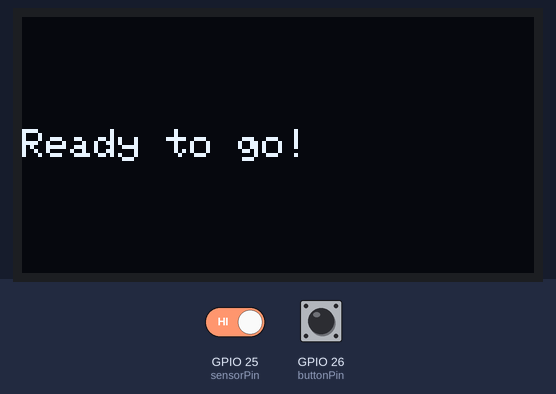
Bench run of a program on a simulated ESP32. On the bench: 128×64 one-colour display. The test bench sets the inputs (shaded band); at power-on: GPIO 26 (buttonPin) HIGH, GPIO 25 (sensorPin) HIGH.

Above: at 3.2 s.
3.3 s: GPIO 26 (buttonPin) pulled LOW for 0.15 s
At 4.1 s:
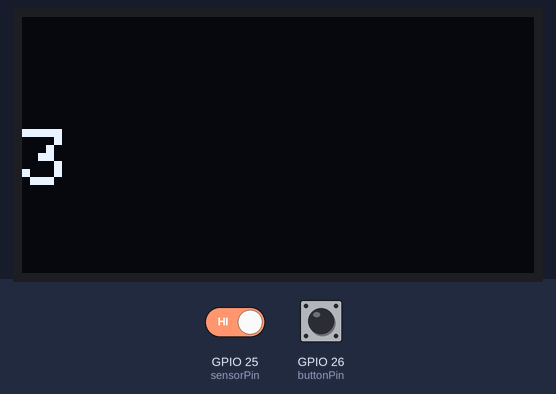
6.4 s: GPIO 25 (sensorPin) driven LOW
At 6.52 s:
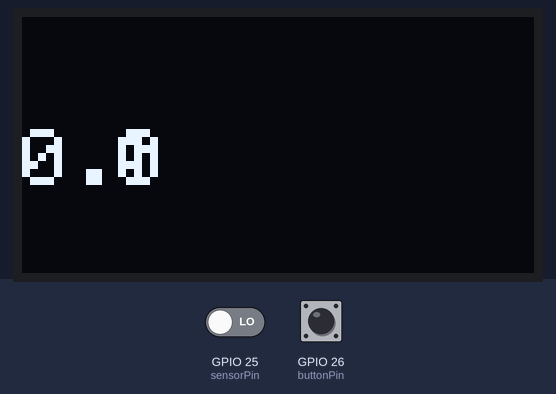
7.9 s: GPIO 25 (sensorPin) driven HIGH
At 9.3 s:
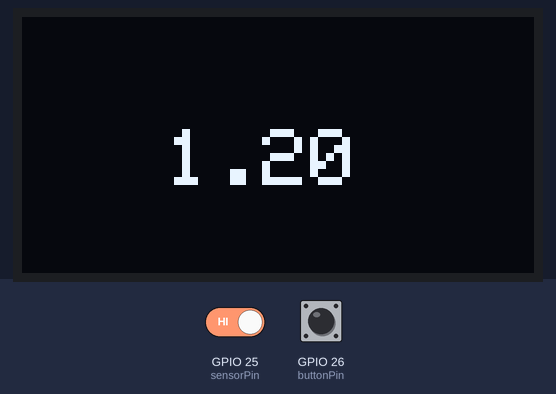
10.9 s: GPIO 26 (buttonPin) pulled LOW for 3.2 s
At 17.5 s:
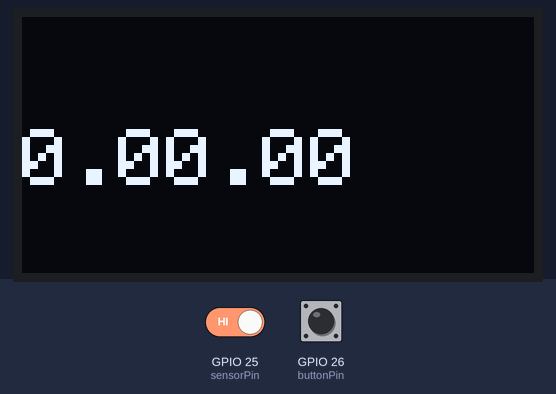
Timing chart, 0 to 19.0 s (numbered marks = the images above; inputs shaded):
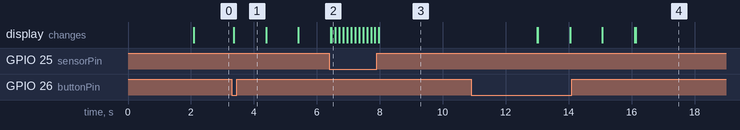

The program:

main.cpp
```cpp
#include <Arduino.h>
#include <SPI.h>
#include <Wire.h>
#include <Adafruit_SSD1306.h> // all181: includes required library
#include <adafruit_GFX.h> // all181: includes required library


// OLED
#define SCREEN_WIDTH 128 // all181: display width in pixels
#define SCREEN_HEIGHT 64 //all181: display height in pixels

#define OLED_RESET -1 // all181: reset pin number
#define SCREEN_ADDRESS 0x3C // all181: screen address (commonly 0x3C, try 0x3D if this does not work)

Adafruit_SSD1306 display(SCREEN_WIDTH, SCREEN_HEIGHT, &Wire, OLED_RESET); // all181: from test code


// BUTTON
const int buttonPin = 26; // all181: connected button sensor to A0
int buttonState = 0; // all181: variable to hold current state of button

// VIBRATION SENSOR
const int sensorPin = 25; // all181: connected vibration sensor to A1


void setup() {
    // OLED
    Serial.begin(9600); // all181: initialize baud rate for OLED; different from serial monitor

    // all181: check to see if we can write to the OLED screen
    if (!display.begin(SSD1306_SWITCHCAPVCC, SCREEN_ADDRESS)){
        Serial.println(F("SSD1306 allocation failed"));
        for (;;)
        ;
    }
        // Check to see if OLED works
        // all181: These same commands are commonly repeated.  Comments for their functionality are here.
        display.clearDisplay(); // all181: wipes any existing input off of display
        display.setTextSize(1); // all181: sets text size
        display.setTextColor(WHITE); // all181: sets text color
        display.setCursor(0,28); // all181: sets position where text starts (middle left of screen)
        display.println("Loading..."); // all181: write what to display on screen
        display.display(); // all181: displays on screen
        delay(2000); // all181: wait 2s
        display.clearDisplay();

    // Button
    pinMode(buttonPin, INPUT); // all181: makes button an input

    // Vibration Sensor
    pinMode(sensorPin, INPUT); // all181: makes vibration sensor an input

    }


void loop() {

    // all181: 1) display opening message
    display.clearDisplay();
        display.setTextSize(1); // sets text size
        display.setTextColor(WHITE); // sets text color
        display.setTextSize(1); // sets text size
        display.setCursor(0,28); // sets cursor position
        display.print("Ready to go!"); // display on screen
        display.display();


    // all181: 2) Check if button is pressed.  If pressed, go to step 3.  If not, loop back.
    buttonState = digitalRead(buttonPin); // all181: read button value

    if (buttonState == LOW){ // all181: if button is pressed

        //all181: 3-5) Display "3...2...1..."
        display.clearDisplay();
        display.setTextSize(2); // sets text size
        display.setCursor(0,28); // sets cursor position
        display.print("3");
        display.display();
        delay(1000); // all181: wait a second
        display.clearDisplay();
        display.setTextSize(2); // sets text size
        display.setCursor(0,28); // sets cursor position
        display.print("2");
        display.display();
        delay(1000); // all181: wait a second
        display.clearDisplay();
        display.setTextSize(2); // sets text size
        display.setCursor(0,28); // sets cursor position
        display.print("1");
        display.display();
        delay(1000); // all181: wait a second
        display.clearDisplay();


        // all181: 6) Display "0.0"
        display.setTextSize(2); // sets text size
        display.setCursor(0,28); // sets cursor position
        display.print("0.0");
        display.display();
        float watchTime = 0.0; // all181: initialize time variable

        while (digitalRead(sensorPin) == 0){
            watchTime = watchTime + 0.1; // increment watch time
            display.setTextSize(2); // sets text size
            display.setCursor(0,28); // sets cursor position
            display.print(watchTime,1);
            display.display(); // display watch time, specify 1 decimal place
            delay(100); // delay 100ms = 0.1s
            display.clearDisplay();

        }

        // all181: now, vibration module has been set off
        // all181: display current time for 5 seconds
        display.println(watchTime);
        display.display();
        delay(5000);
        display.clearDisplay();

    } else {
        delay(100); // all181: add delay of 0.1s between checking if button pressed

    }


}
```

Measured:
- after the input at 3.3 s, the display: changes after 0.06 s (image 1)
- after the input at 10.9 s, the display: first differs from a run without the input after 2.1 s (image 4 shows a later state)
